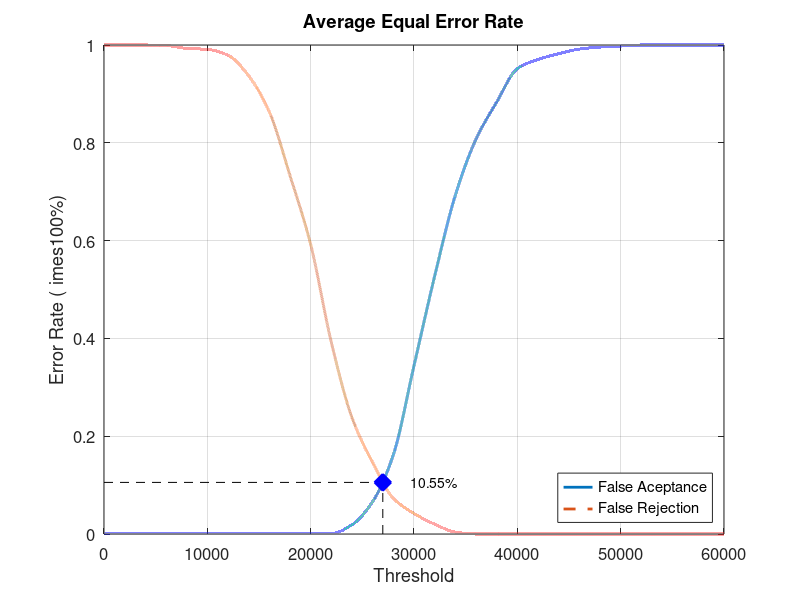
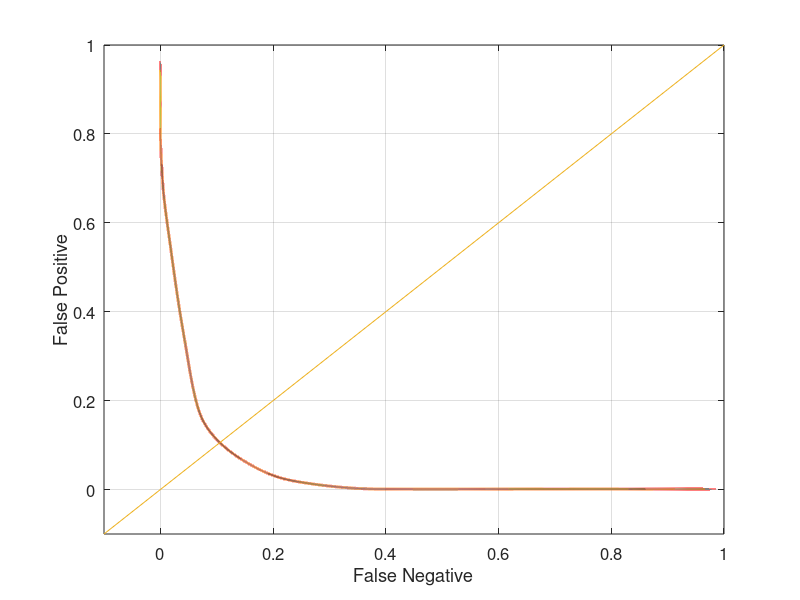

The MATLAB source for these figures, in order:
close all;
clear;
clc;
x = 0:2000:60000;
xq = 0:0.5:60000;

y0 = [0 0.00105263 0.00105263 0.00105263 0.00105263 0.00105263 0.00105263 0.00105263 0.00105263 0.00105263 0.00105263 0.00105263 0.0189474 0.0663158 0.162105 0.344211 0.527368 0.692632 0.807368 0.883158 0.951579 0.970526 0.982105 0.991579 0.99579 0.997895 1 1 1 1 1]
yy0 = interp1(x, y0, xq, 'pchip');
y1 = [1 1 1 0.999 0.993 0.991 0.979 0.937 0.863 0.733 0.592 0.392 0.238 0.146 0.073 0.042 0.02 0.004 0 0 0 0 0 0 0 0 0 0 0 0 0]
yy1 = interp1(x, y1, xq, 'pchip');

% Calculating EER: 
y2 = abs(y0 - y1);
find(y2 == min(y2))
yy2 = abs(yy0 - yy1);
xEER = find(yy2 == min(yy2));
xEERIndex = xq(xEER) % X-axis EER
yEER = yy0(xEER) % Y-axis EER

main = figure
plot(xq, yy0,'-','LineWidth', 2);	hold on
plot(xq, yy1,'--','LineWidth', 2);	hold on
plot([xEERIndex xEERIndex], [0 yEER], 'k--');	hold on
plot([0 xEERIndex], [yEER yEER], 'k--');	hold on
plot(xEERIndex, yEER, 'bx', 'LineWidth', 10);	hold on
text(xEERIndex + 10 * xEERIndex / 100, yEER, [num2str(round((10000 * yEER)) / 100) '%'])
legend('False Aceptance', 'False Rejection', 'Location', 'SouthEast')
xlabel('Threshold')
ylabel('Error Rate (	imes100%)')
title('Average Equal Error Rate')
set(gca, 'FontSize', 12)
axis([0 60000 0 1])
grid on

print(main, 'Database1AverageMain', '-dpng');
FNRxFPR = figure('Color', [1 1 1]);
plot(yy1, yy0, '-', yy1, yy0, 'LineWidth', 2);
hold on
y = -0.1:0.1:1
plot(y, y); 
set(gca, 'FontSize', 12)
xlabel('False Negative')
ylabel('False Positive')
axis([-0.1 1 -0.1 1])
set(gca, 'FontSize', 12)
grid on

print(FNRxFPR, 'Database1AverageFNRxFPR','-dpng');
